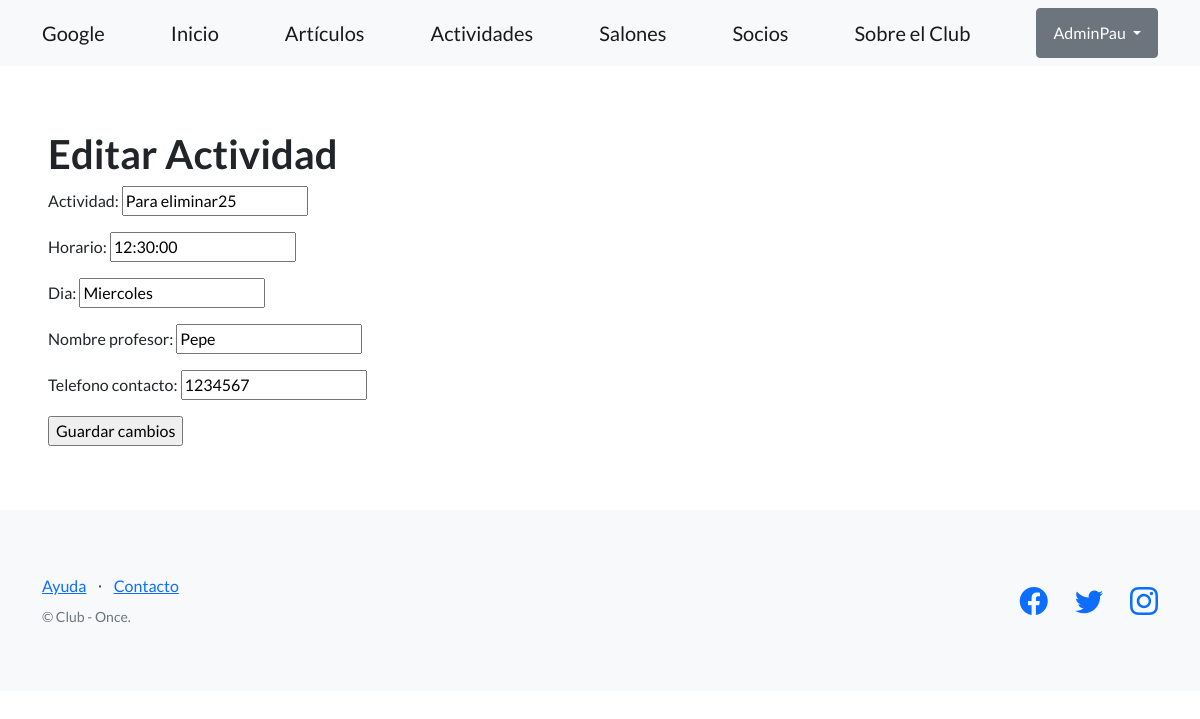
/actividades/editar/18/ (signed in), run on the app's committed database.
### club_once_estrellas/models.py (models this page shows, shortened)
class Actividades(models.Model):
    actividad = models.CharField(max_length=64)
    horario = models.TimeField()
    dia = models.CharField(max_length=64)
    nombre_profesor = models.CharField(max_length=64)
    telefono_contacto = models.CharField(max_length=20)
    descripcion = models.TextField(null=True, blank=True)
    fecha_creacion = models.DateField(null=True, blank=True)
    imagen = models.ImageField(upload_to='Actividades', null=True, blank=True)
    usuario = models.ForeignKey(User, on_delete=models.CASCADE, related_name='Actividades', null=True, blank=True)
    comentario = models.TextField(blank=True)

### club_once_estrellas/views.py (the view)
# urls.py: path("actividades/editar/<int:pk>/", ActividadesUpdateView, name="editar_actividad"),
@login_required
def ActividadesUpdateView(request, pk):
    actividad = get_object_or_404(Actividades, pk=pk)
    if request.user != actividad.usuario:
        messages.error(request, "No tienes permiso para editar esta actividad.")
        return redirect('lista_actividades')
    if request.method == 'POST':
        form = ActividadesForm(request.POST, instance=actividad)
        if form.is_valid():
            form.save()
            messages.success(request, "Actividad editada con éxito.")
            return redirect('lista_actividades')
    else:
        form = ActividadesForm(instance=actividad)
    return render(request, 'club_once_estrellas/actividades_edit_form.html', {'form': form})

### club_once_estrellas/forms.py
class ActividadesForm(forms.ModelForm):
    class Meta:
        model = Actividades
        fields = ('actividad', 'horario', 'dia', 'nombre_profesor', 'telefono_contacto')

### club_once_estrellas/templates/club_once_estrellas/actividades_edit_form.html (shortened to what this page needs)
{% extends "club_once_estrellas/base.html" %}
{% block contenido %}
<h1>Editar Actividad</h1>
<form method="post">
  {{ form.as_p }}
  <input type="submit" value="Guardar cambios" />
</form>
{% endblock contenido %}

### club_once_estrellas/templates/club_once_estrellas/base.html (shortened to what this page needs)
{% load static %}
<!DOCTYPE html>
<html lang="en">
    <head>
        <link href="https://cdn.jsdelivr.net/npm/bootstrap-icons@1.5.0/font/bootstrap-icons.css" rel="stylesheet" type="text/css" />
        <link href="{% static 'css/styles.css' %}" rel="stylesheet" />
    </head>
    <body>
        <nav class="navbar navbar-light bg-light static-top">
            <div class="container">
                <a class="navbar-brand" href="https://www.google.com">Google</a>
                <a class="navbar-brand" href="{% url 'inicio' %}">Inicio</a>
                <a class="navbar-brand" href="{% url 'lista_articulos' %}">Artículos</a>
                <a class="navbar-brand" href="{% url 'lista_actividades' %}">Actividades</a>
                <a class="navbar-brand" href="{% url 'lista_salones' %}">Salones</a>
                <a class="navbar-brand" href="{% url 'lista_de_socios' %}">Socios</a>
                <a class="navbar-brand" href="{% url 'about' %}">Sobre el Club</a>
                {% if user.is_authenticated %}
                <div class="dropdown">
                    <button class="btn btn-secondary dropdown-toggle" type="button" id="dropdownMenuButton1" data-bs-toggle="dropdown" aria-expanded="false">
                        <div style="display: inline-flex;">
                            <span>{{ user.username }}</span>
                        </div>
                    </button>
                    </div>
                </div>
                {% else %}
                <a class="btn btn-primary" href="{% url 'login' %}">Inicio sesión</a>
                <a class="btn btn-success" href="{% url 'registro' %}">Registro</a>
                {% endif %}
        </nav>
        <section style="padding:4rem 3rem;">
            {% block contenido %}
            {% endblock contenido %}
        </section>
        <footer class="footer bg-light">
            <div class="container">
                <div class="row">
                    <div class="col-lg-6 h-100 text-center text-lg-start my-auto">
                        <ul class="list-inline mb-2">
                            <li class="list-inline-item"><a href="#!">Ayuda</a></li>
                            <li class="list-inline-item">⋅</li>
                            <li class="list-inline-item"><a href="#!">Contacto</a></li>
                        </ul>
                        <p class="text-muted small mb-4 mb-lg-0">&copy; Club - Once.</p>
                    </div>
                    <div class="col-lg-6 h-100 text-center text-lg-end my-auto">
                        <ul class="list-inline mb-0">
                            <li class="list-inline-item me-4">
                                <a href="#!"><i class="bi-facebook fs-3"></i></a>
                            </li>
                            <li class="list-inline-item me-4">
                                <a href="#!"><i class="bi-twitter fs-3"></i></a>
                            </li>
                            <li class="list-inline-item">
                                <a href="https://www.instagram.com/espndeportes/?hl=es"><i class="bi-instagram fs-3"></i></a>
                            </li>
                        </ul>
                    </div>
                </div>
            </div>
        </footer>
    </body>
</html>

### data on the page
Actividades: actividad "Para eliminar25", horario "12:30:00", dia "Miercoles", nombre_profesor "Pepe", telefono_contacto "1234567"

### other printed values
{{ user.username }} "AdminPau"
